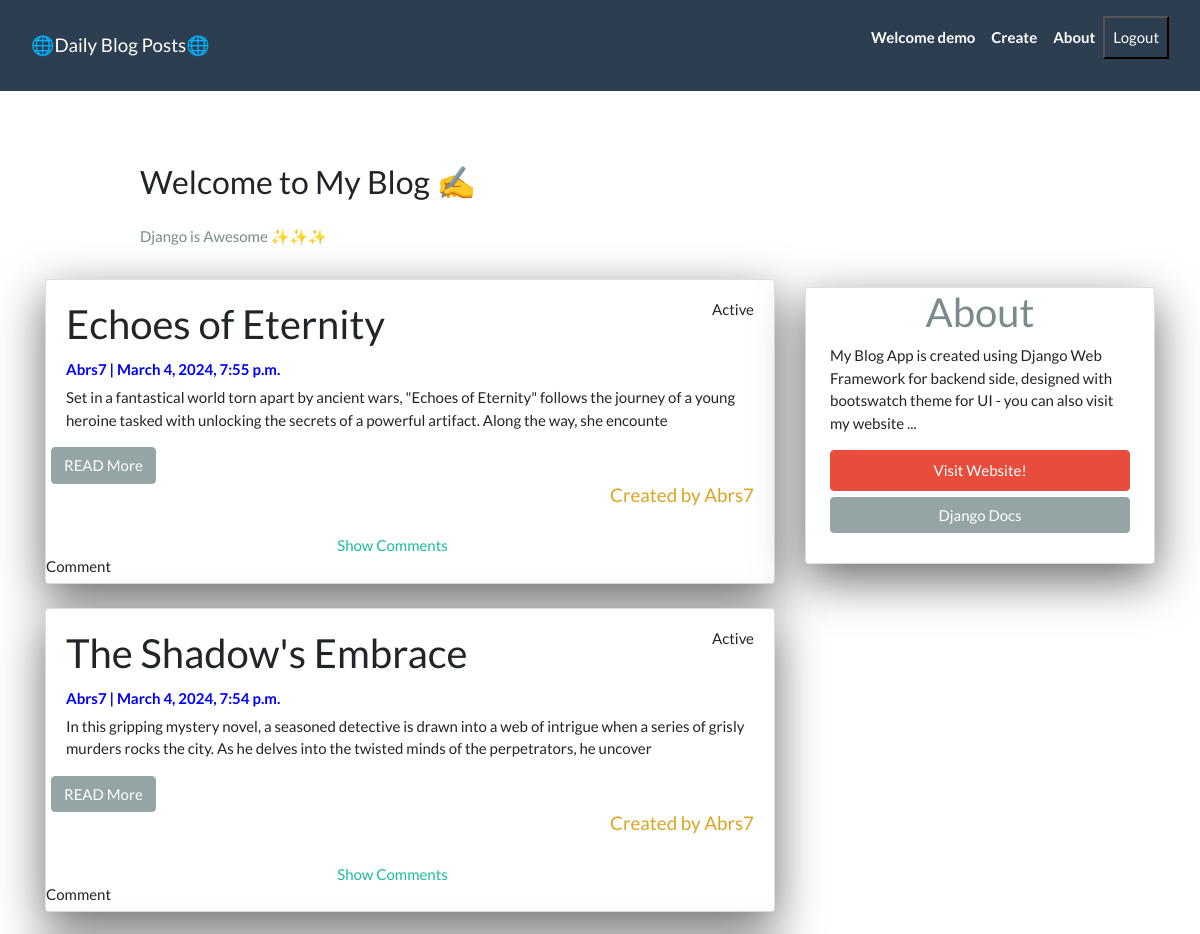
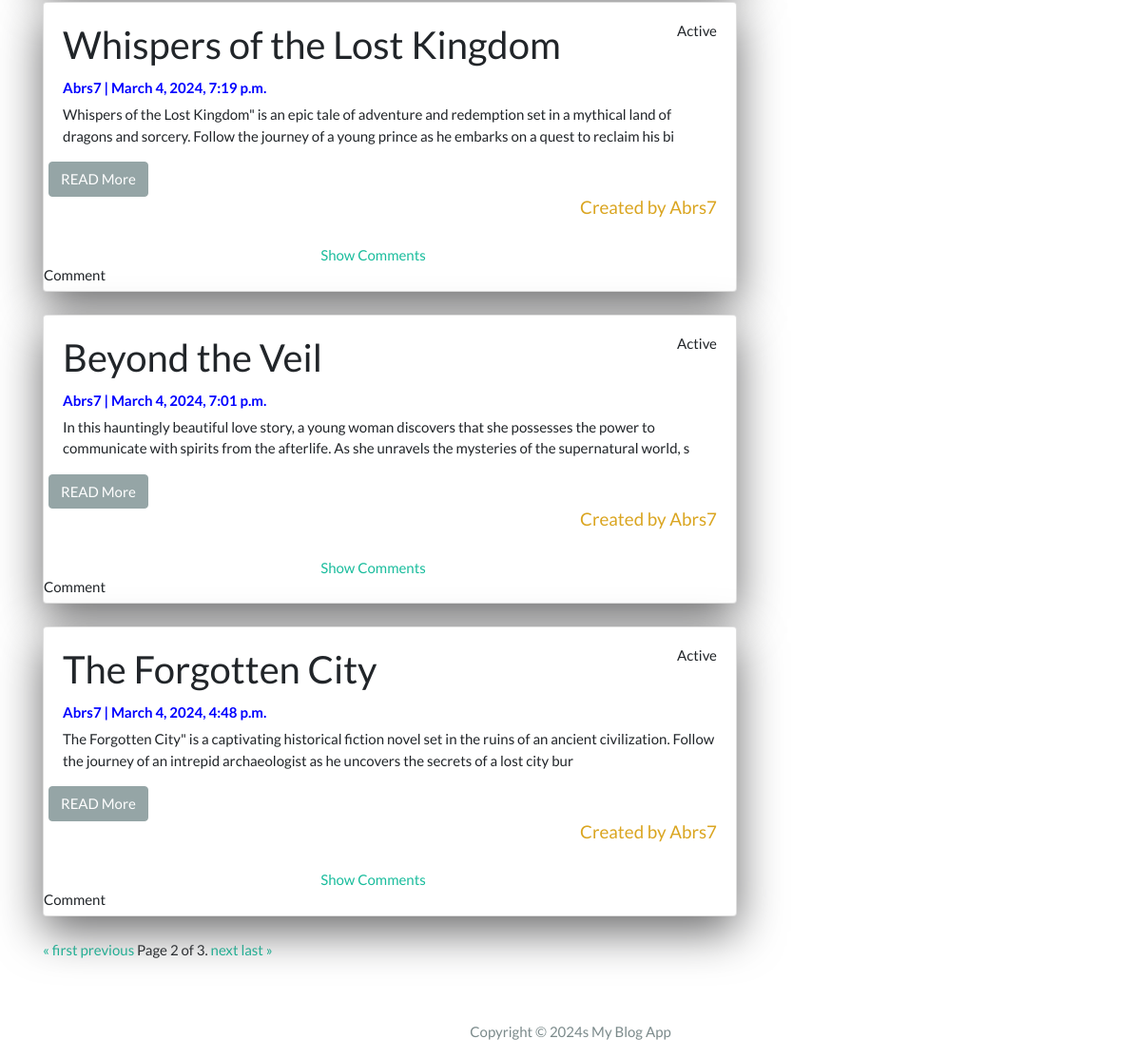
The app's page /app/?page=2 (signed in) with its own data (2 pictures, top to bottom).
### app/models.py (models this page shows, shortened)
class Post(models.Model):
    title = models.CharField(max_length =256, unique=True)
    slug = models.SlugField(max_length=256, unique=True )
    author = models.ForeignKey(User, on_delete=models.CASCADE, related_name='blog_posts')
    created_on = models.DateTimeField(auto_now_add = True)
    updated_on = models.DateTimeField(auto_now = True)
    content = models.TextField()
    status = models.IntegerField(choices = STATUS, default= 0)
    class Meta():
        ordering = ['-created_on']

### app/views.py (the view)
# urls.py: path('', views.PostList.as_view(), name = 'post_list'),
class PostList(ListView):
    queryset = Post.objects.filter(status=1).order_by('-created_on')
    template_name = 'index.html'
    paginate_by = 5
    def get_context_data(self, **kwargs):
        context = super().get_context_data(**kwargs)
        context['post_id'] = self.kwargs.get('post_id')
        return context

### app/templatetags/custom_filters.py (called while the page is built)
@register.filter(name='first_upper')
def first_upper(value):
    return value[0].upper() + value[1:]

### templates/index.html (shortened to what this page needs)
{% extends "base.html" %}
{% block content %}
<header class="masthead">
  <div class="container">
    <div class="row">
      <div class=" col-md-8 col-md-10 mx-auto">
        <div class="site-heading">
          <h3 class=" site-heading my-4 mt-3 text-black"> Welcome to My Blog ✍️ </h3>
          <p class="text-dark">Django is Awesome ✨✨✨ </p>
        </div>
      </div>
    </div>
  </div>
</header>
<div class="container">
  <div class="row">
    <div class="col-md-8 mt-3 left">
      {% for post in post_list %}
      <div class="card mb-4">
        <div class="card-body">
         <div class="float-right">
          {% if request.user.is_authenticated %}
          {%if request.user.is_active %}
          <h6>Active</h6>
          {% else %}
          <h6>last seen recently</h6>
          {% endif %}
          {% else %}
          <h6>A long time ago</h6>
          {% endif %}
        </div>
          <h2 class="card-title">{{ post.title }}</h2>
          {% load custom_filters %}
          <p class="card-text text-green h6" style="color: blue; font-weight: bolder;">{{ post.author.username| first_upper }} | {{ post.created_on}} </p>
          <p class="card-text">{{post.content|slice:":200"}} </p>
          <div class="row">
          <a href="{% url 'post_detail' post.slug  %}">
         <button class="btn btn-secondary mx-6">READ More</button>
      </a>
      </div>
      {% load custom_filters %}
      <h5 class="text-green mx-12 float-right " style="color: goldenrod;">Created by {{post.author.username|first_upper}}</h5>
        </div>
    <a href="#comments-section" class=" toggle-comments-btn" style="padding-left: 40%;">Show Comments</a>
<div id="comments-section" class="comments-section">
    <div id="comments-container" class="comments-container">
        {% if not post.comments.all %}
        <h6>Comment</h6>
        {% else %}
         {% for comment in post.comments.all%}
        <h4>  {{comment.name}} -> {{comment.created_on}}  </h4>
        <h6>  {{comment.body}} </h6>
         {% endfor %}
        {% endif %}
    </div>
</div>
    </div>
      {% endfor %}
      <div class="pagination">
        <span class="step-links">
            {% if is_paginated %}
                {% if page_obj.has_previous %}
                    <a href="?page=1">&laquo; first</a>
                    <a href="?page={{ page_obj.previous_page_number }}">previous</a>
                {% endif %}
                <span class="current">
                    Page {{ page_obj.number }} of {{ paginator.num_pages }}.
                </span>
                {% if page_obj.has_next %}
                    <a href="?page={{ page_obj.next_page_number }}">next</a>
                    <a href="?page={{ paginator.num_pages }}">last &raquo;</a>
                {% endif %}
            {% endif %}
        </span>
    </div>
    </div>
   {% block sidebar %}
   {% include 'sidebar.html'%}
   {% endblock sidebar%}
  </div>
</div>
{%endblock%}

### templates/base.html (shortened to what this page needs)
<!DOCTYPE html>
<html>
  {% load static %}
<head>
  <link rel="stylesheet" href="https://stackpath.bootstrapcdn.com/bootswatch/4.5.2/flatly/bootstrap.min.css">
</head>
<body>
  <nav class="navbar navbar-expand-lg navbar-dark bg-primary" id="mainNav">
    <div class="container-fluid">
      <a class="navbar-brand" href="{% url 'post_list' %}">🌐Daily Blog Posts🌐</a>
      <div class="collapse navbar-collapse" id="navbarResponsive">
        <ul class="navbar-nav ml-auto">
          {% if request.user.is_authenticated %}
          <li class="nav-item text-black">
            <p class="nav-link text-black font-weight-bold" >Welcome {{request.user.username}}</p>
          </li>
          <li class="nav-item text-black">
            <a class="nav-link text-black font-weight-bold" href="{% url 'create_post' %}">Create</a>
          </li>
          {% else %}
          <li class="nav-item text-black">
            <a class="nav-link text-black font-weight-bold" href="{% url 'log_in' %}">Login/Register</a>
          </li>
          {% endif %}
          <li class="nav-item text-black">
            <a class="nav-link text-black font-weight-bold" href="#">About</a>
          </li>
          {% if request.user.is_authenticated %}
          </div>
          <form action="{% url 'logout' %}" method="post">
            <button class="mb-3 px-2 py-2 bg-primary text-white" type="submit">Logout</button>
          </form>
          {% endif %}
      </div>
  </nav>
  <div class="my-5 ">
  {% block content %}{% endblock content %}
</div>
  <footer class="py-3 bg-grey">
    <p class="m-0 text-dark text-center ">Copyright &copy; 2024s My Blog App </p>
  </footer>
</body>
</html>

### templates/sidebar.html (style rules this page uses)
.card { box-shadow: 0 16px 48px #6a6a6b; }

### records on screen
Post: title "Echoes of Eternity", author.username|first_upper "Abrs7", created_on "March 4, 2024, 7:55 p.m.", content "Set in a fantastical world torn apart by ancient wars, \"Echoes of Eternity\" follows the journey of a young heroine tasked with unlocking the secrets of a powerful artifact. Along the way, she encounte", shows "Comment"
Post: title "The Shadow's Embrace", author.username|first_upper "Abrs7", created_on "March 4, 2024, 7:54 p.m.", content "In this gripping mystery novel, a seasoned detective is drawn into a web of intrigue when a series of grisly murders rocks the city. As he delves into the twisted minds of the perpetrators, he uncover", shows "Comment"
Post: title "Whispers of the Lost Kingdom", author.username|first_upper "Abrs7", created_on "March 4, 2024, 7:19 p.m.", content "Whispers of the Lost Kingdom\" is an epic tale of adventure and redemption set in a mythical land of dragons and sorcery. Follow the journey of a young prince as he embarks on a quest to reclaim his bi", shows "Comment"
Post: title "Beyond the Veil", author.username|first_upper "Abrs7", created_on "March 4, 2024, 7:01 p.m.", content "In this hauntingly beautiful love story, a young woman discovers that she possesses the power to communicate with spirits from the afterlife. As she unravels the mysteries of the supernatural world, s", shows "Comment"
Post: title "The Forgotten City", author.username|first_upper "Abrs7", created_on "March 4, 2024, 4:48 p.m.", content "The Forgotten City\" is a captivating historical fiction novel set in the ruins of an ancient civilization. Follow the journey of an intrepid archaeologist as he uncovers the secrets of a lost city bur", shows "Comment"

### other values on screen
{{ request.user.username }} "demo"
{{ page_obj.number }} "2"
{{ paginator.num_pages }} "3"
